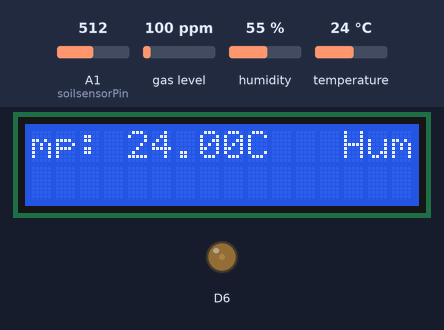
Bench run of a sketch on a simulated Arduino Uno R4 WiFi. Shown: 16×2 character LCD, output pins drawn as LEDs (lit = HIGH). The inputs (shaded band) are chosen by the test bench; at power-on: temperature 24 °C, gas level 100 ppm, A1 (soilsensorPin) = 512, humidity 55 %. WiFi joins after 1.5 s; servers stay silent unless stated; what the sketch prints to the serial monitor is not drawn.

Above: at 2.7 s.
2.8 s: temperature set to 11 °C
At 3.88 s:
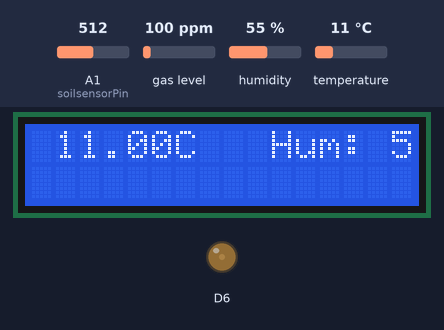
5.5 s: temperature set to 8 °C
At 8.47 s:
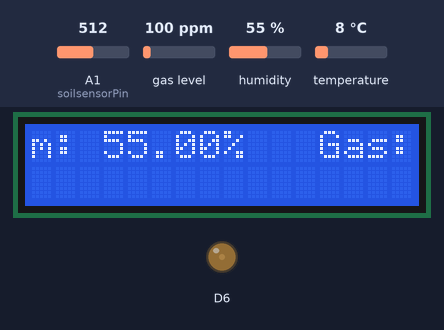
8.5 s: gas level set to 0 ppm
At 9.73 s:
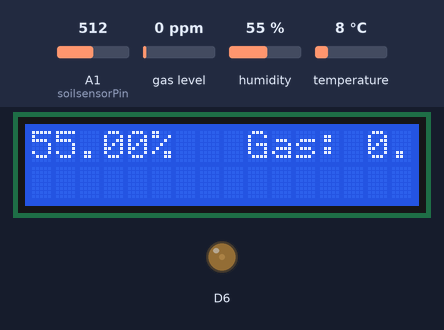
11.4 s: A1 (soilsensorPin) set to 306
14.3 s: gas level set to 8 ppm
At 14.74 s:
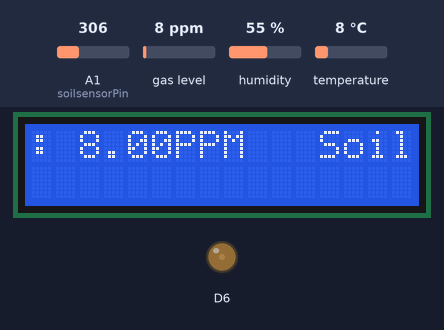
17.2 s: gas level set to 11 ppm
Timing chart, 0 to 20.2 s (numbered marks = the images above; inputs shaded):
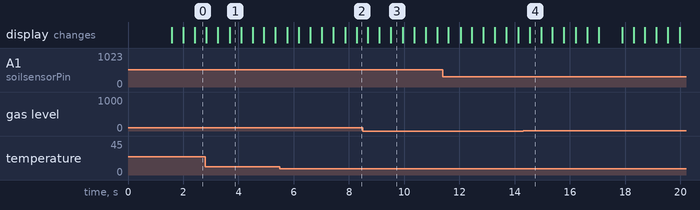

The sketch:

AgricultureDeviceIoT.ino
```cpp
// Including necessary libraries for WiFi, Sensors, and LCD
#include <WiFi.h>
#include <DHT.h>
#include <MQUnifiedsensor.h>
#include <LiquidCrystal.h>
#include <WiFiS3.h>

// DHT Sensor Configuration
#define DHTPIN 7           // Pin number for DHT sensor
#define DHTTYPE DHT11      // Type of DHT sensor (DHT11 in this case)
DHT dht(DHTPIN, DHTTYPE);  // Initializing the DHT sensor object

// MQ-2 Gas Sensor Configuration
#define Board "Arduino UNO"
#define Pin A0
#define Type "MQ-2"
#define Voltage_Resolution 5
#define ADC_Bit_Resolution 10
#define RatioMQ2CleanAir 9.83
MQUnifiedsensor MQ2(Board, Voltage_Resolution, ADC_Bit_Resolution, Pin, Type);  // Initializing the MQ2 sensor object

// Soil Moisture Sensor Configuration
#define soilsensorPin A1  // Analog pin for soil moisture sensor
#define wetSoil 277       // Value representing wet soil
#define drySoil 380       // Value representing dry soil

// LCD Configurations
const int rs = 12, en = 11, d4 = 5, d5 = 4, d6 = 3, d7 = 2;  // Pin numbers for the LCD
int contrast = 30;                                           // Contrast for the LCD
LiquidCrystal lcd(rs, en, d4, d5, d6, d7);                   // Initializing the LCD object
String displayString = "";                                   // String to hold the message to be displayed on LCD
unsigned long prevMillis = 0;                                // Previous time in milliseconds
const long intervalScrolling = 400;                          // Time interval for scrolling effect on LCD
int scrollIndex = 0;

// WiFi Configurations
char ssid[] = "";  // SSID of your WiFi
char pass[] = "";     // Password of your WiFi
WiFiServer server(80);           // Setting up a web server on port 80

void setup() {
  Serial.begin(9600);        // Begin serial communication for debugging
  dht.begin();               // Start the DHT sensor
  lcd.begin(16, 2);          // Initialize the 16x2 LCD
  analogWrite(6, contrast);  // Set the LCD contrast
  initMQ2();                 // Initialize the MQ2 sensor
  connectToWiFi();           // Connect to the specified WiFi network
  server.begin();            // Start the web server
}

void loop() {
  updateSensorData();      // Fetch sensor data
  scrollDisplay();         // Scroll the display data on LCD
  handleClientRequests();  // Handle incoming web requests
  delay(50);               // Delay for 50 milliseconds
}

// Initialize the MQ-2 gas sensor
void initMQ2() {
  MQ2.setRegressionMethod(1);  // Set regression method for MQ2 sensor
  MQ2.setA(574.25);
  MQ2.setB(-2.222);
  MQ2.init();
  float calcR0 = 0;
  for (int i = 1; i <= 10; i++) {
    MQ2.update();
    calcR0 += MQ2.calibrate(RatioMQ2CleanAir);  // Calibrate the sensor
  }
  MQ2.setR0(calcR0 / 10);  // Set R0 value for the MQ2 sensor
}

// Read the soil moisture value
int readSoilMoisture() {
  return analogRead(soilsensorPin);
}

// Scroll the message on the LCD
void scrollDisplay() {
  if (millis() - prevMillis >= intervalScrolling) {
    lcd.setCursor(0, 0);
    lcd.print(displayString.substring(scrollIndex, scrollIndex + 16));

    scrollIndex++;
    if (scrollIndex + 16 > displayString.length()) {
      scrollIndex = 0;  // reset to the beginning when we've reached the end
    }

    prevMillis = millis();
  }
}

// Fetch and update the data from sensors
void updateSensorData() {
  float humidity = dht.readHumidity();
  float temperature = dht.readTemperature();
  float gasPPM = MQ2.readSensor();
  int soilMoisture = map(readSoilMoisture(), drySoil, wetSoil, 0, 100);

  displayString = "Temp: " + String(temperature) + "C   Hum: " + String(humidity) + "%   Gas: " + String(gasPPM) + "PPM   Soil: " + String(soilMoisture) + "%     ";
  displayString += "                    ";  // Add padding for smooth scrolling

  // Print sensor data to the serial monitor
  Serial.println("Temperature: " + String(temperature) + "C");
  Serial.println("Humidity: " + String(humidity) + "%");
  Serial.println("Gas Quality (PPM): " + String(gasPPM));
  Serial.println("Soil Moisture (%): " + String(soilMoisture));
  Serial.println("-----------------------------------------");
}

// Handle client requests and serve the sensor data over HTTP
void handleClientRequests() {
  WiFiClient client = server.available();
  if (client) {
    // Fetch and map sensor data to their respective descriptions
    float humidity = dht.readHumidity();
    float temperature = dht.readTemperature();
    float gasPPM = MQ2.readSensor();
    int soilMoisture = map(readSoilMoisture(), drySoil, wetSoil, 0, 100);

    String temperatureDesc = (temperature < 18) ? "Cold" : (temperature <= 26) ? "Comfortable"
                                                                               : "Warm";
    String humidityDesc = (humidity < 40) ? "Low" : (humidity <= 60) ? "Comfortable"
                                                                     : "High";
    String gasDesc = (gasPPM < 50) ? "Good" : "Bad";
    String soilDesc = (soilMoisture < 30) ? "Dry (Add Water)" : "Moist";

    // Send HTTP response to the client with the sensor data and their descriptions
    client.println("HTTP/1.1 200 OK");
    client.println("Content-Type: text/html");
    client.println("Connection: close");
    client.println();
    client.println("<!DOCTYPE HTML><html>");
    client.println("<head>");
    client.println("<meta http-equiv='refresh' content='10';URL='http://192.168.68.132/'>");  // Auto-refresh every 5 seconds
    client.println("<script>");
    client.println("var count = 10;");  // Begin countdown from 10 seconds
    client.println("function countdown() {");
    client.println("  document.getElementById('timer').innerHTML = 'Refreshing in: ' + count + ' seconds';");
    client.println("  count--;");
    client.println("  if(count < 0) count = 10;");  // Reset to 10 seconds when countdown reaches 0
    client.println("  setTimeout(countdown, 1000);");
    client.println("}");
    client.println("</script>");
    client.println("</head>");
    client.println("<body onload='countdown()'>");
    client.println("<h1>Sensor Data</h1>");
    client.println("<p>Temperature: " + String(temperature) + "C (" + temperatureDesc + ")</p>");
    client.println("<p>Humidity: " + String(humidity) + "% (" + humidityDesc + ")</p>");
    client.println("<p>Gas Quality: " + String(gasPPM) + "PPM (" + gasDesc + ")</p>");
    client.println("<p>Soil Moisture: " + String(soilMoisture) + "% (" + soilDesc + ")</p>");
    client.println("<div id='timer'>Refreshing in: 10 seconds</div>");  // Display timer starting from 10 seconds
    client.println("</body>");
    client.println("</html>");
    client.stop();
  }
}

// Connect to the WiFi network
void connectToWiFi() {
  WiFi.begin(ssid, pass);
  while (WiFi.status() != WL_CONNECTED) {
    delay(1000);
    Serial.println("Connecting to WiFi...");
  }
  Serial.println("Connected to WiFi");
}
```

Measured:
- the behaviour switches between 10 and 9 °C on temperature (found by bisection; images 1 and 2)
- what the display in image 1 shows lasts 0.4 s, from 3.7 s to 4.1 s
